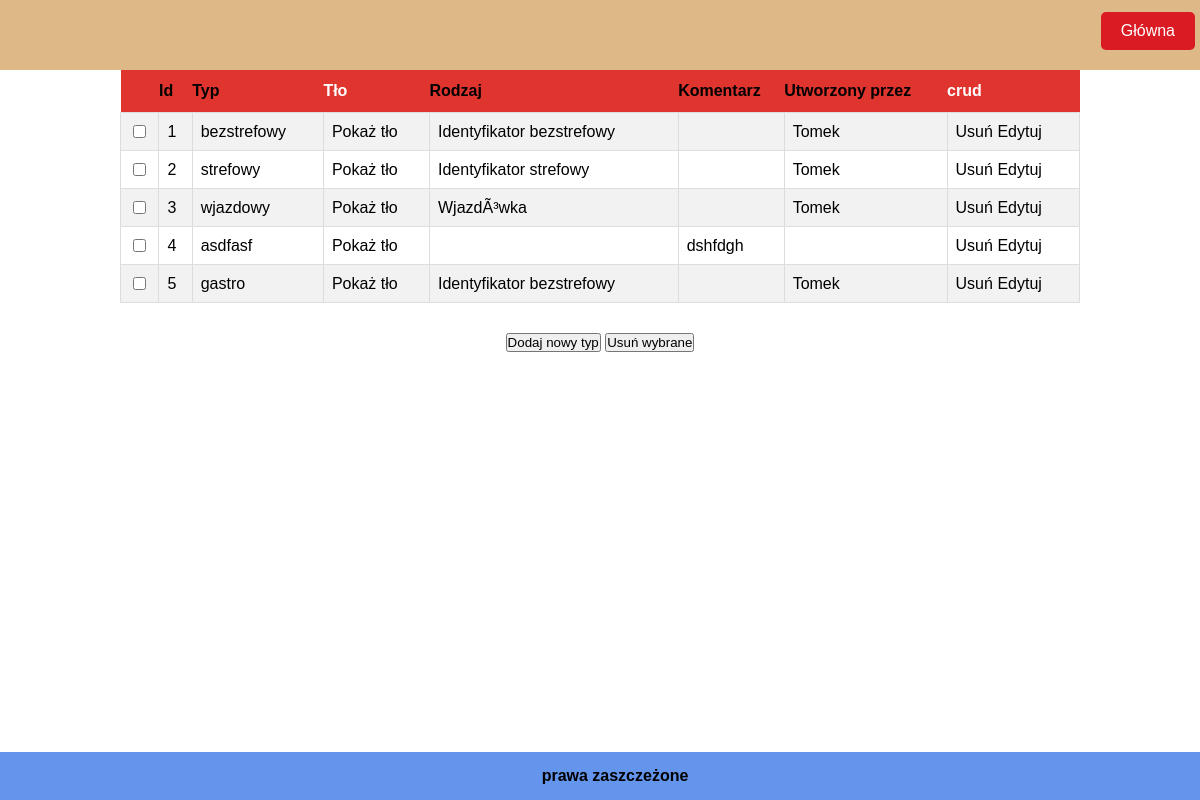
Page /ident_types.php on the committed database.
### tables this page shows
CREATE TABLE `ident_type` (
  `id` int(11) NOT NULL,
  `type` varchar(20) NOT NULL,
  `background` varchar(100) NOT NULL,
  `type_2` varchar(25) NOT NULL DEFAULT 'Identyfikator bezstrefowy',
  `comment` varchar(160) DEFAULT NULL,
  `madeby` varchar(50) NOT NULL
);

### ident_types.php (the view, shortened to what this page needs)
<!DOCTYPE html>
<html lang="pl" dir="ltr">
<head>
<link rel="stylesheet" href="style.css">
</head>
<body>
<header>
    <div id="logo"></div>
	    <nav class="clearfix">
            <a href="main.php" class="btn">Główna</a>
	    </nav>
</header>
<section class="container">
<form method="POST">
<table>
<tr>
    <th></th>
    <th><a href="ident_types.php?s=id&amp;order=<?php echo isset($_GET['order'])?!$_GET['order']:1; ?>">Id</a></th>
    <th><a href="ident_types.php?s=type&amp;order=<?php echo isset($_GET['order'])?!$_GET['order']:1; ?>">Typ</a></th>
    <th>Tło</th>
    <th><a href="ident_types.php?s=type_2&amp;order=<?php echo isset($_GET['order'])?!$_GET['order']:1; ?>">Rodzaj</a></th>
    <th><a href="ident_types.php?s=comment&amp;order=<?php echo isset($_GET['order'])?!$_GET['order']:1; ?>">Komentarz</a></th>
    <th><a href="ident_types.php?s=madeby&amp;order=<?php echo isset($_GET['order'])?!$_GET['order']:1; ?>">Utworzony przez</a></th>
    <th>crud</th>
</tr>
<?php
    require_once "connect.php";
    $connect = @new mysqli($host,$db_user,$db_password,$db_name);
    if(!isset($_GET['s']))
    {
        $ident_type = mysqli_query($connect,"SELECT * FROM ident_type ");
    }
    if(mysqli_num_rows($ident_type) > 0)
    {
        while($r = mysqli_fetch_array($ident_type))
        {
            echo "<tr>";
            echo '<td> <input type="checkbox" name="checkbox[]" value="'.$r['id'].'"></input> </td>';
            echo "<td>".$r['id']."</td>";
            echo "<td>".$r['type']."</td>";
            echo '<td><a href="'.$r['background'].'">Pokaż tło</a></td>';
            echo "<td>".$r['type_2']."</td>";
            echo "<td>".$r['comment']."</td>";
            echo "<td>".$r['madeby']."</td>";
            echo "<td>
           <a href=\"ident_types.php?a=del&amp;id={$r['id']}\">Usuń</a>
           <a href=\"edit_ident_type.php?id={$r['id']}\">Edytuj</a>
           </td>";
            echo "</tr>";
        }
    }
?>
</table>
<div>
<div class="center">
        <button class="submit" name="add" value="add">Dodaj nowy typ</button>
        <button class="submit" name="delete" value="delete">Usuń wybrane</button>
        </form>
</section>
<div id="footer">
    <b>prawa zaszczeżone</b>
</div>
</body>
</html>

### style.css (style rules this page uses)
* { margin:0; padding:0; }
body { background-color:white; font-family: "Avant Garde", Avantgarde, "Century Gothic", CenturyGothic, "AppleGothic", sans-serif; position:relative; }
header { width:100%; height:70px; padding: 0; background-color: burlywood; z-index:2; position: fixed; position:top; }
.container { padding-top:70px; width:960px; margin:0 auto; }
.btn { z-index: 2; display: block; float:right; position:relative; top:12px; padding:10px 20px; margin-right: 5px; border-radius:5px; color:white; text-align: center; text-decoration: none; background: #da1b23; }
.clearfix:after { content: ""; display: table; clear: both; background-color:#af1b23; }
#footer { clear:both; width:100%; text-align: center; padding: 15px; font-family: Arial, Helvetica, sans-serif; font-size: 15px bold; background-color: cornflowerblue; position: fixed; bottom:0; }
input,select { width: 100%; padding: 10px 20px; border: 1px solid #da1b23; border-radius: 4px ; margin: 4px 0; box-sizing: border-box; font-size:20px; }
.center { margin-top:30px; text-align:center; }
#logo { float:left; width:20%; padding:10px 10px; font-size: 40px; }
table { font-family: "Trebuchet MS", Arial, Helvetica, sans-serif; border-collapse: collapse; width: 100%; height: 70%; }
table td, #table th { border: 1px solid #ddd; padding: 8px; }
table tr:nth-child(even) { background-color: #f2f2f2; }
table th { padding-top: 12px; padding-bottom: 12px; text-align: left; background-color: rgb(224, 53, 47); color: white; }
table tr:first-child { position:sticky; }
a { text-decoration: none; color: #000; }

### rows in the picture
ident_type: id "1", type "bezstrefowy", type_2 "Identyfikator bezstrefowy", madeby "Tomek"
ident_type: id "2", type "strefowy", type_2 "Identyfikator strefowy", madeby "Tomek"
ident_type: id "3", type "wjazdowy", type_2 "WjazdÃ³wka", madeby "Tomek"
ident_type: id "4", type "asdfasf", comment "dshfdgh"
ident_type: id "5", type "gastro", type_2 "Identyfikator bezstrefowy", madeby "Tomek"
